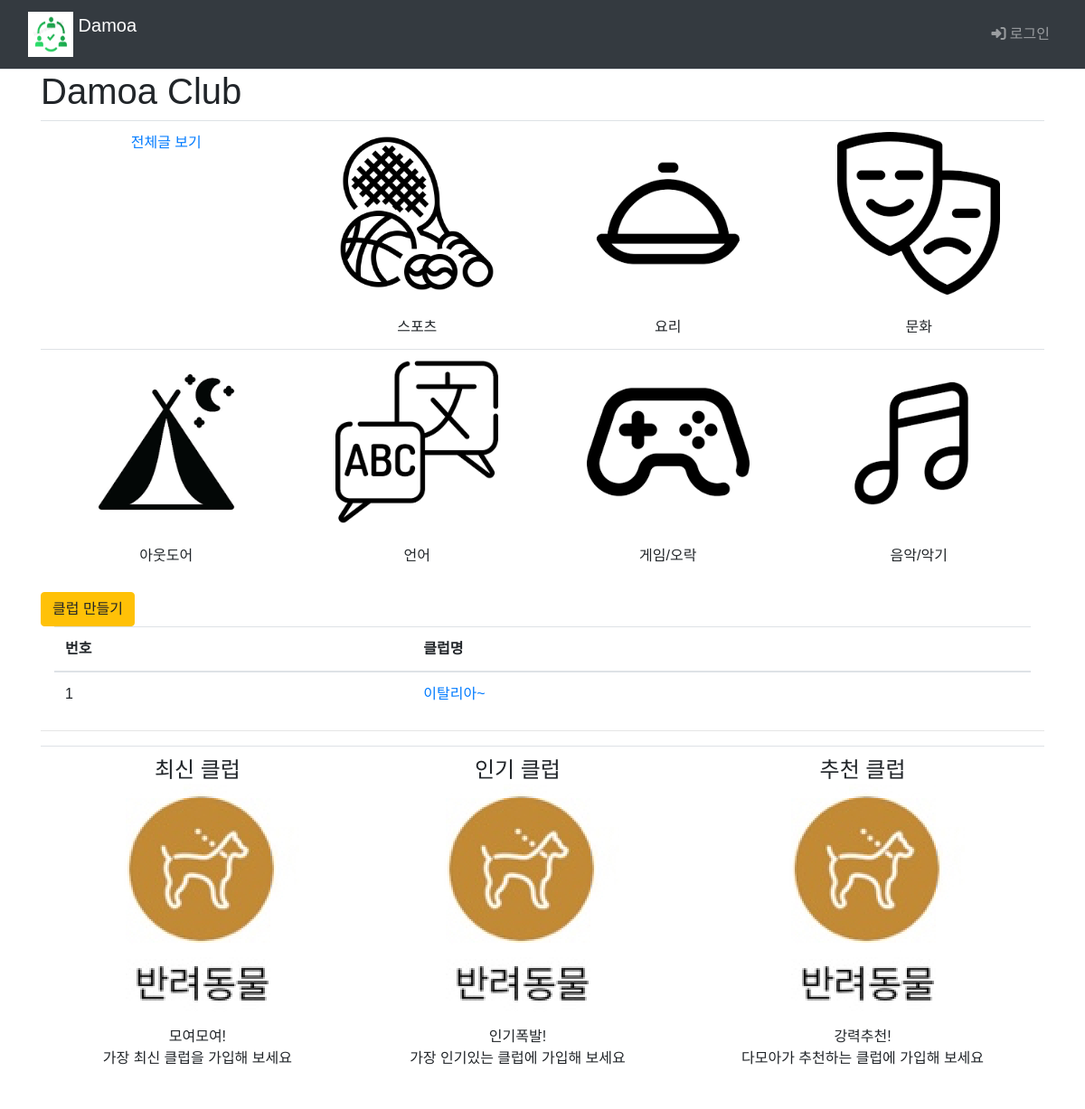
Before: /main/ with the older database file.
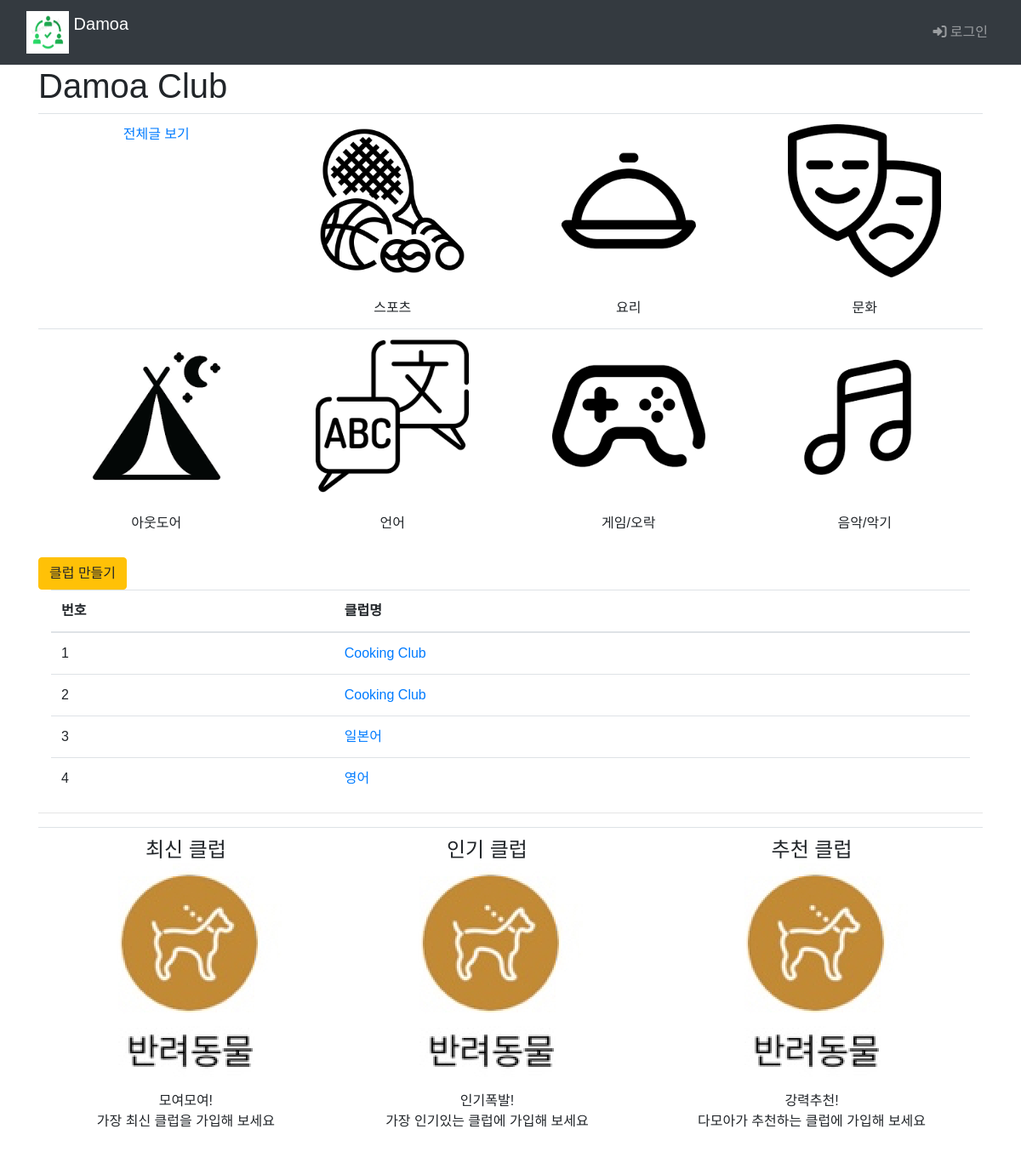
After: the same page with the newer database file.
### main/models.py (models this page shows, shortened)
class Club(models.Model):
    class category(models.TextChoices):
        from django.utils.translation import gettext_lazy as _
        COOK = 'CK', _('Cook')
        CULTURE = 'CT', _('Culture')
        GAME = 'GA', _('Game')
        LANGUAGE = 'LA', _('Language')
        MUSIC = 'MU', _('Music')
        OUTDOOR = 'OD', _('Outdoor')
        SPORTS = 'SP', _('Sports')
    category = models.CharField(
        max_length=10,
        choices = category.choices,
        null=True
    )
    name=models.TextField('클럽이름')

### main/views.py (the view)
# urls.py: path("", include('main.urls')),  # / 페이지에 해당하는 urlpatterns
def main(request):
    club_list=Club.objects.order_by('-id')
    context={'club_list':club_list}
    return render(request, 'main/main.html', context)

### templates/main/main.html (shortened to what this page needs)
{% extends 'base.html' %}
{% load static %}
{% block content %}
  <div class="container">
    <h1>Damoa Club</h1>
    <table class="table">
      <tbody style="text-align: center;">
          <tr>
            <td>
              <a class="club-link" href="{% url 'main:board_list'%}">전체글 보기</a>
            </td>
          <td>
            <a href="#" style="display: block;">
              <img src="{% static 'img/gallery/sports.png' %}" style="width: 180px; height: auto;">
            </a>
            <br>스포츠
          </td>
          <td>
            <a href="#" style="display: block;">
              <img class="club" src="{% static 'img/gallery/cook.png' %}" style="width: 180px; height: auto;">
            </a>
            <br>요리
          </td>
          <td>
            <a href="#" style="display: block;">
              <img class="club" src="{% static 'img/gallery/culture.png' %}" style="width: 180px; height: auto;">
            </a>
            <br>문화
          </td>
        </tr>
        <tr>
          <td>
            <a href="#" style="display: block;">
              <img class="club" src="{% static 'img/gallery/outdoor.png' %}" style="width: 180px; height: auto;">
            </a>
            <br>아웃도어
          </td>
          <td>
            <a href="#" style="display: block;">
              <img class="club" src="{% static 'img/gallery/language.png' %}" style="width: 180px; height: auto;">
            </a>
            <br>언어
          </td>
          <td>
            <a href="#" style="display: block;">
              <img class="club" src="{% static 'img/gallery/game.png' %}" style="width: 180px; height: auto;">
            </a>
            <br>게임/오락
          </td>
          <td>
            <a href="#" style="display: block;">
              <img class="club" src="{% static 'img/gallery/music.png' %}" style="width: 180px; height: auto;">
            </a>
            <br>음악/악기
          </td>
        </tr>
      </tbody>
    </table>
    <div>
      <a href="{%url 'main:club_create' %}" class="btn btn-warning">클럽 만들기</a>
      <div class="container">
        <table class="table">
          <thead>
            <tr class="thead-blue">
              <th>번호</th>
              <th>클럽명</th>
            </tr>
          </thead>
          <tbody>
            {% if club_list %}
              {%for club in club_list%}
                <tr>
                  <td>{{forloop.counter}}</td>
                  <td>
                    <a href="#">{{club.name}}</a>
                  </td>
                </tr>
                {%endfor%}
                {%else%}
                <tr>
                  게시글이 없습니다.
                </tr>
                {%endif%}
              </tbody>
            </table>
          </div>
        </div>
              <hr style="color: black; size: 3px;">
            <table class="table" style="text-align: center;">
              <td>
                  <div>
                    <div class="icon-box">
                      <h4>최신 클럽<br>
                  <a href="" style="display: block;">
                    <img src="{% static 'img/pet.png' %}"></a>
                </h4>
                      <p>모여모여!<br>가장 최신 클럽을 가입해 보세요</p>
                    </div>
                  </div>
              </td>
              <td>
                  <div>
                    <div class="icon-box">
                      <h4>인기 클럽<br>
                  <a href="" style="display: block;">
                    <img src="{% static 'img/pet.png' %}"></a>
                </h4>
                      <p>인기폭발!<br>가장 인기있는 클럽에 가입해 보세요</p>
                    </div>
                  </div>
              </td>
              <td>
                  <div>
                    <div class="icon-box">
                      <h4>추천 클럽<br>
                  <a href="" style="display: block;">
                    <img src="{% static 'img/pet.png' %}"></a>
                </h4>
                      <p>강력추천!<br>다모아가 추천하는 클럽에 가입해 보세요</p>
                    </div>
                  </div>
              </td>
            </table>
            {% endblock %}

### templates/base.html (shortened to what this page needs)
{% load static %}
<!DOCTYPE html>
<html lang="ko">
  <head>
    <link rel="stylesheet" type="text/css" href="{% static 'bootstrap.min.css' %}">
    <link rel="stylesheet" type="text/css" href="{% static 'style.css' %}">
    <link rel="stylesheet" href="https://cdnjs.cloudflare.com/ajax/libs/font-awesome/6.3.0/css/all.min.css"/>
  </head>
  <body>
    <nav class="navbar navbar-expand-sm navbar-dark bg-dark border-bottom">
      <div class="container-fluid">
        {% if user.is_authenticated %}
          <a class="navbar-brand" href="{% url 'main:main' %}">
            <img src="{% static 'img/damoa logo.png' %}" width="50px" height="50px" class="d-inline-block align-top" alt="Logo">
            Damoa
          </a>
        {% else %}
          <a class="navbar-brand" href="{% url 'main:index' %}">
            <img src="{% static 'img/damoa logo.png' %}" width="50px" height="50px" class="d-inline-block align-top" alt="Logo">
            Damoa
          </a>
        {% endif %}
        <div class="collapse navbar-collapse justify-content-end" id="navbarNav" align="right">
          <ul class="navbar-nav">
            <li class="nav-item">
              {% if user.is_authenticated %}
                <a class="nav-link justify-content-end" href="{% url 'common:logout' %}">
                  <i class="fa-solid fa-right-from-bracket"></i>
                  {{ user.name }}
                  (로그아웃)
                </a>
              {% else %}
                <a class="nav-link justify-content-end" href="{% url 'common:login' %}">
                  <i class="fa-solid fa-right-to-bracket"></i>
                  로그인</a>
              {% endif %}
            </li>
          </ul>
        </div>
      </div>
    </nav>
    {% block content %}{% endblock %}
  </body>
</html>

### static/style.css (style rules this page uses)
* { font-family: 'Noto Sans KR', sans-serif; }

Changed rows visible on the page:
added Club: name "Cooking Club"
added Club: name "Cooking Club"
added Club: name "일본어"
changed Club (number 4 of 4 on the later page): name "이탈리아~" → "영어"
